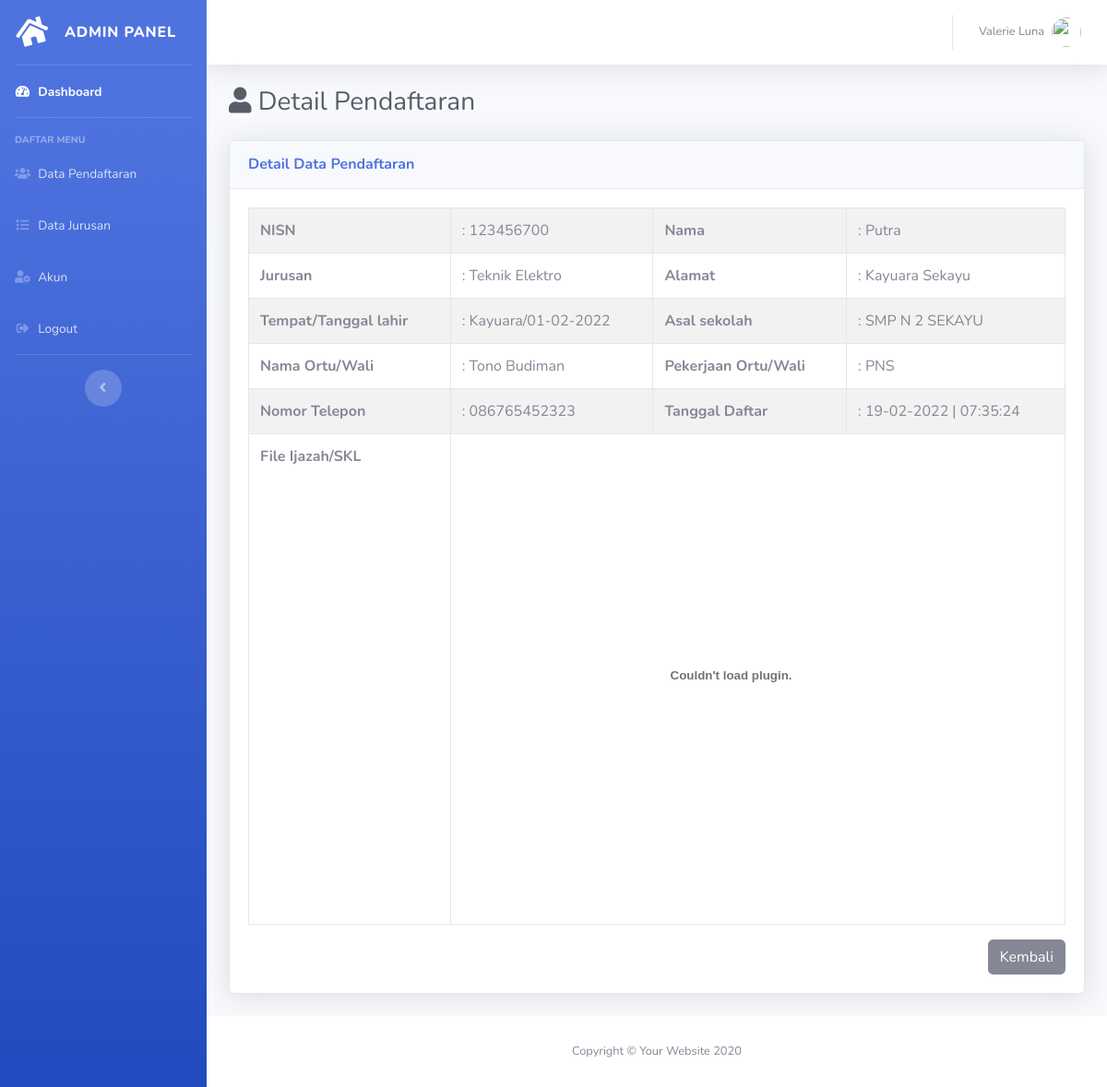
Before: /admin/detail-pendaftaran.php?id_pendaftaran=3 with the older database file.
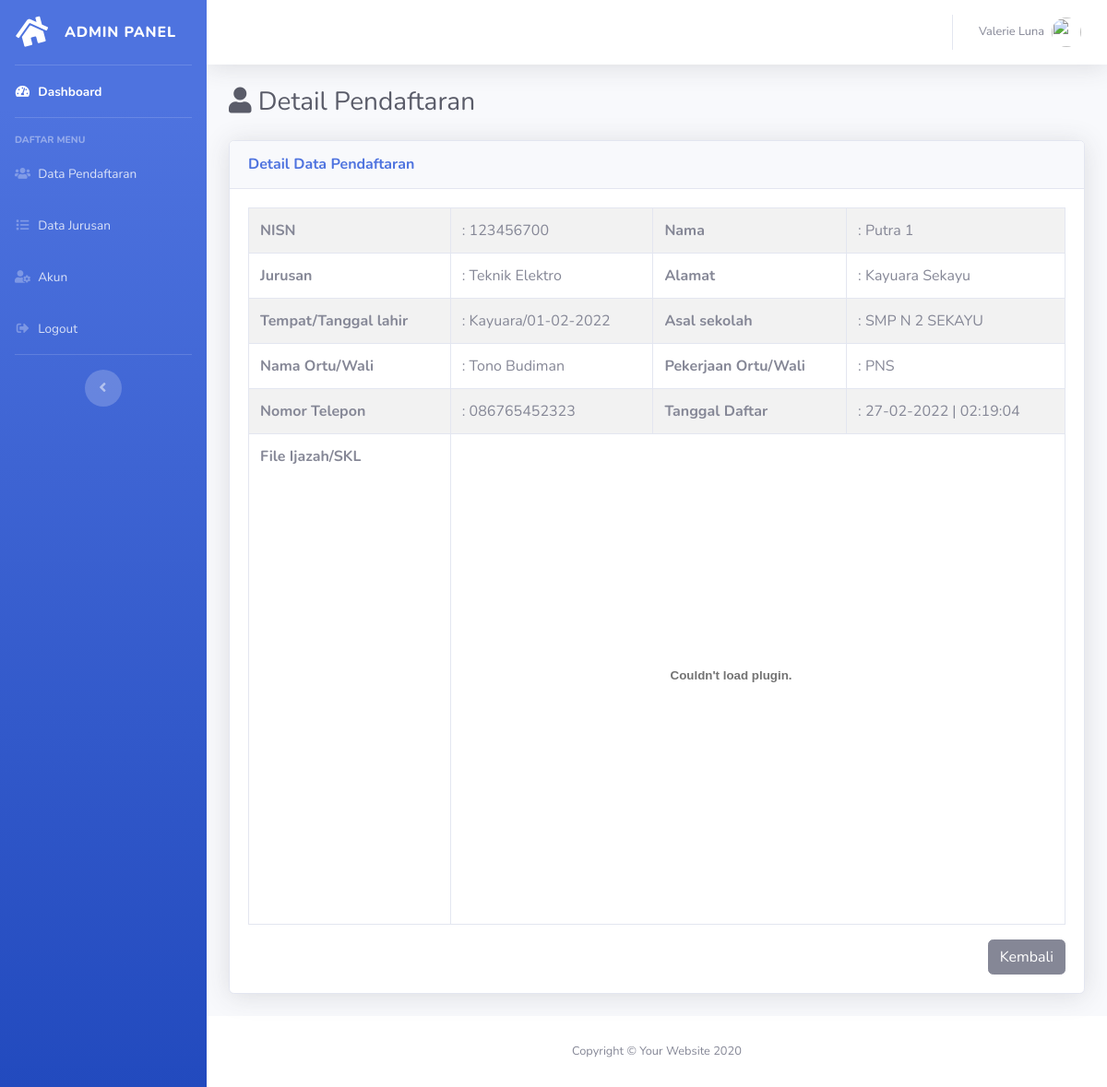
After: the same page with the newer database file.
### tables this page shows
CREATE TABLE `tbl_pendaftaran` (
  `id_pendaftaran` int(11) NOT NULL,
  `jurusan_id` varchar(100) NOT NULL,
  `nisn` varchar(20) NOT NULL,
  `nama` varchar(100) NOT NULL,
  `alamat` text NOT NULL,
  `tempat` text NOT NULL,
  `tanggal_lahir` date NOT NULL,
  `asal_sekolah` varchar(100) NOT NULL,
  `nama_ortu` varchar(100) NOT NULL,
  `pekerjaan_ortu` varchar(150) NOT NULL,
  `no_telepon` varchar(20) NOT NULL,
  `file` varchar(150) NOT NULL,
  `tanggal_daftar` timestamp NOT NULL DEFAULT current_timestamp() ON UPDATE current_timestamp()
);

CREATE TABLE `tbl_jurusan` (
  `id_jurusan` int(11) NOT NULL,
  `nama_jurusan` varchar(50) NOT NULL,
  `tanggal_input` timestamp NOT NULL DEFAULT current_timestamp() ON UPDATE current_timestamp()
);

### admin/config/controller.php (called while the page is built, shortened)
<?php
function query($query)
{
    global $db;
    $result = mysqli_query($db, $query);
    $rows = [];
    while ($row = mysqli_fetch_assoc($result)) {
        $rows[] = $row;
    }
    return $rows;
}

### admin/detail-pendaftaran.php (the view, shortened to what this page needs)
<?php
include 'layout/header.php';
$id_pendaftaran = (int)$_GET['id_pendaftaran'];
$data_pendaftaran = query("SELECT * FROM tbl_pendaftaran JOIN tbl_jurusan ON tbl_pendaftaran.jurusan_id = tbl_jurusan.id_jurusan WHERE id_pendaftaran = '$id_pendaftaran'")[0];
?>
<div class="container-fluid">
    <div class="d-sm-flex align-items-center justify-content-between mb-4">
        <h1 class="h3 mb-0 text-gray-800"><i class="fas fa-user"></i> Detail Pendaftaran</h1>
    </div>
    <div class="card shadow mb-4">
        <div class="card-header py-3">
            <h6 class="m-0 font-weight-bold text-primary">Detail Data Pendaftaran</h6>
        </div>
        <div class="card-body">
            <div class="table-responsive">
                <table class="table table-striped table-bordered">
                    <tr>
                        <th>NISN</th>
                        <td>: <?= $data_pendaftaran['nisn']; ?></td>
                        <th>Nama</th>
                        <td>: <?= $data_pendaftaran['nama']; ?></td>
                    </tr>
                    <tr>
                        <th>Jurusan</th>
                        <td>: <?= $data_pendaftaran['nama_jurusan']; ?></td>
                        <th>Alamat</th>
                        <td>: <?= $data_pendaftaran['alamat']; ?></td>
                    </tr>
                    <tr>
                        <th>Tempat/Tanggal lahir</th>
                        <td>: <?= $data_pendaftaran['tempat']; ?>/<?= date('d-m-Y', strtotime($data_pendaftaran['tanggal_lahir'])); ?></td>
                        <th>Asal sekolah</th>
                        <td>: <?= $data_pendaftaran['asal_sekolah']; ?></td>
                    </tr>
                    <tr>
                        <th>Nama Ortu/Wali</th>
                        <td>: <?= $data_pendaftaran['nama_ortu']; ?></td>
                        <th>Pekerjaan Ortu/Wali</th>
                        <td>: <?= $data_pendaftaran['pekerjaan_ortu']; ?></td>
                    </tr>
                    <tr>
                        <th>Nomor Telepon</th>
                        <td>: <?= $data_pendaftaran['no_telepon']; ?></td>
                        <th>Tanggal Daftar</th>
                        <td>: <?= date('d-m-Y | H:i:s', strtotime($data_pendaftaran['tanggal_daftar'])); ?></td>
                    </tr>
                    <tr>
                        <th>File Ijazah/SKL</th>
                        <td colspan="3">
                            <embed src="assets/file/<?= $data_pendaftaran['file']; ?>#toolbar=0&navpanes=0&scrollbar=0" type="application/pdf" width="91%" height="500px" />
                        </td>
                    </tr>
                </table>
                <a href="data-pendaftaran.php" class="btn btn-secondary float-right">Kembali</a>
            </div>
        </div>
    </div>
</div>
<?php include 'layout/footer.php'; ?>

Changed rows visible on the page:
changed tbl_pendaftaran "Kayuara Sekayu": nama "Putra" → "Putra 1"; tanggal_daftar "19-02-2022 | 07:35:24" → "27-02-2022 | 02:19:04"
